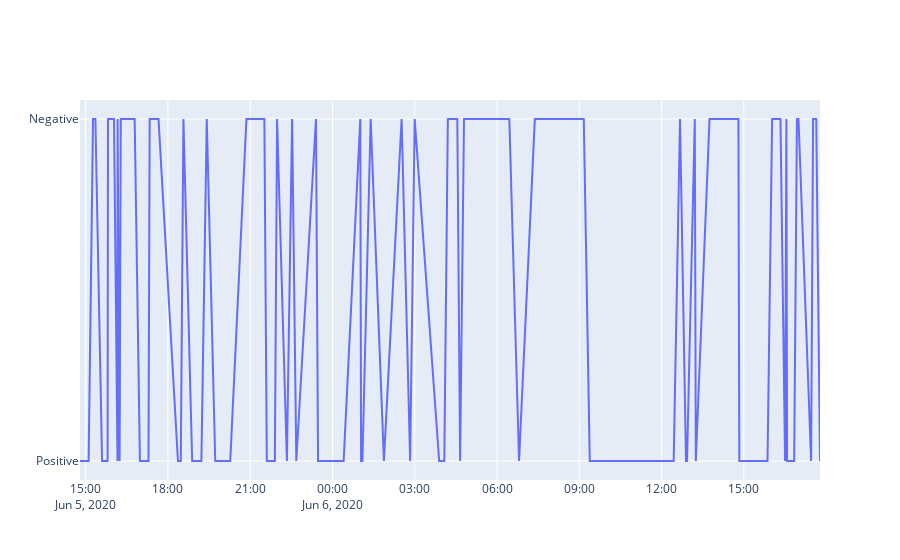

Notebook source saved alongside this figure:
### Code cell
fig=go.Figure()
fig.add_trace(go.Scatter(x=tw1_pred["Date"],y=tw1_pred["Sentiment"],name='USA Election 2020'))
fig.show()
